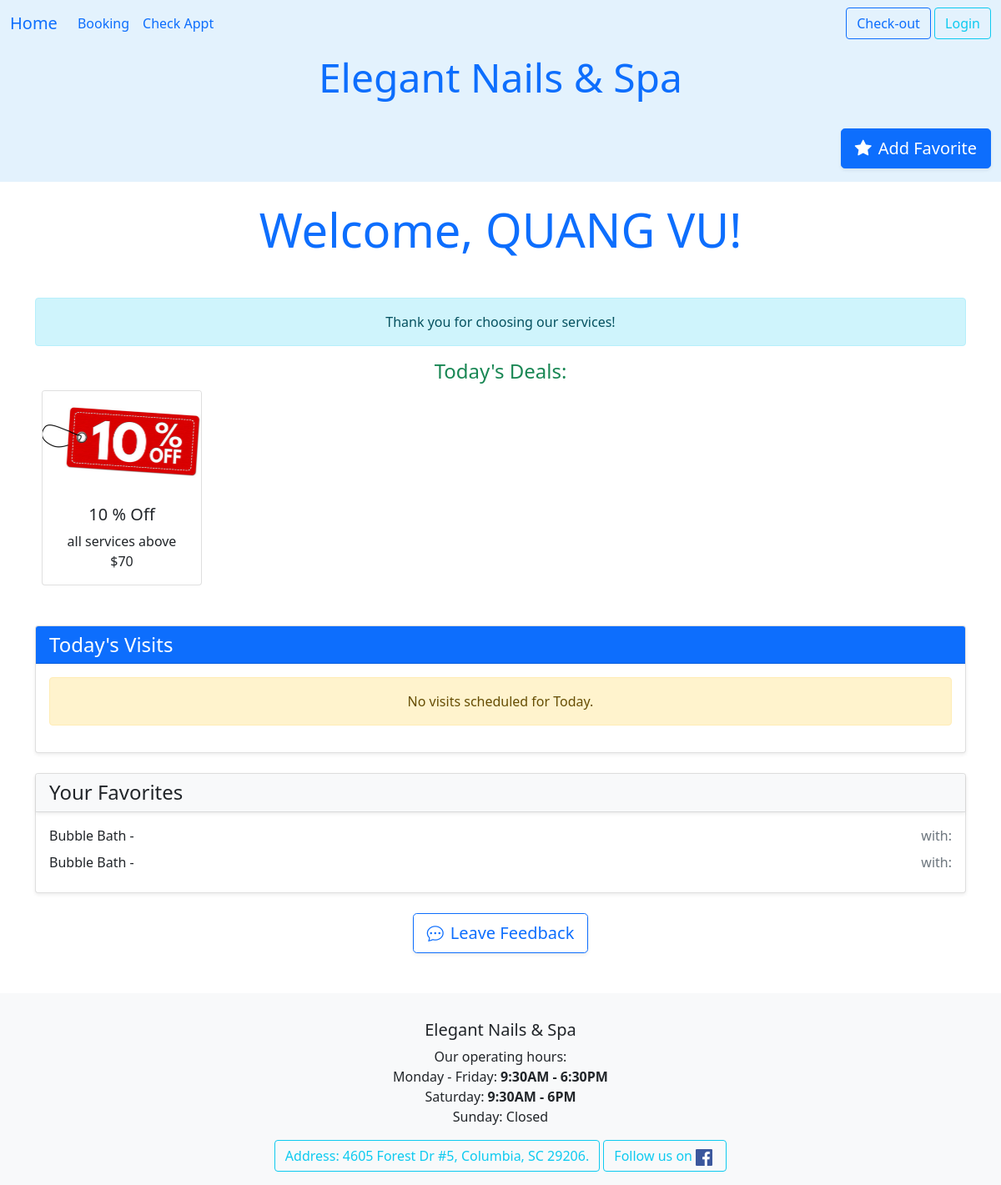
Screenshot of /ledger/complimentary/26/here/ with the database file from the repository.
### ledger/models.py (models this page shows, shortened)
class Khach(models.Model):
    class Status(models.TextChoices):
        online = "Confirmed"
        anyone = "Anyone"
        cancel = "Cancel"
    full_name = models.CharField(max_length=25, validators=[MinLengthValidator(5)])
    phone = PhoneNumberField()
    email = models.EmailField(max_length=50, null=True, blank=True, help_text="Enter your email for booking confirmations.")
    technician = models.ForeignKey(Technician, on_delete=models.SET_NULL, null=True, blank=True, related_name='khachs')
    points = models.PositiveIntegerField(default=0)
    first_comes = models.DateTimeField(editable=False,auto_now_add=True)
    desc = models.TextField(max_length=250,blank=True, null=True)
    services = models.ManyToManyField("Service", blank=True, related_name="khachs")
    status = models.CharField(choices=Status.choices, max_length=20, default=Status.online, help_text="Choose anyone as an alternate!")
    day_comes = models.DateField()
    time_at = models.TimeField()
    tag = models.CharField(max_length=20, null=True, blank=True)
    birthday = models.DateField(null=True, blank=True)
    upset_button = models.BooleanField(default=False)
    history = HistoricalRecords()
    class Meta:
        unique_together = ('full_name','phone',)
        ordering = ['full_name','-day_comes']
    def get_future_visit(self):
        today = datetime.date.today()
        return self.khachvisits.filter(
            models.Q(day_comes=today, time_at__gt=timezone.now().time()) | models.Q(day_comes__gt=today))
    def get_today_visits(self):
        return self.khachvisits.filter(day_comes=datetime.date.today())
    def get_chat_url(self):
        return reverse("ledger:chat_room", kwargs={'pk':self.pk})

class Complimentary(models.Model):
    class Category(models.TextChoices):
        drink = "Drink"
        snack = "Snack"
        gift = "Gift"
    title = models.CharField(max_length=50, validators=[MinLengthValidator(2)])
    description = models.TextField(max_length=500, null=True, blank=True)
    photo = models.ImageField(upload_to='complimentaries/', null=True, blank=True, help_text="Upload a photo for the complimentary item.")
    is_available = models.BooleanField(default=True, help_text="Is this complimentary available for clients?")
    owner = models.ForeignKey(settings.AUTH_USER_MODEL, on_delete=models.CASCADE, related_name="complimentaries")
    category = models.CharField(choices=Category.choices, max_length=20, default=Category.drink, help_text="Choose a category for the complimentary item.")
    class Meta:
        unique_together = ('title', 'category')

class ClientFavorite(models.Model):
    client = models.ForeignKey(Khach, on_delete=models.CASCADE, related_name="favorites")
    created_at = models.DateTimeField(auto_now_add=True)
    color = models.ForeignKey(OpiColor, on_delete=models.SET_NULL, null=True, blank=True, related_name="favorite_clients", help_text="Optional color for the favorite.")
    note = models.TextField(max_length=250, null=True, blank=True, help_text="Optional note for the favorite.")

class OpiColor(models.Model):
    name = models.CharField(max_length=42, validators=[MinLengthValidator(2)])
    hex_code = models.CharField(max_length=7, help_text="Hex code for the color (e.g., #FF5733)")
    class Meta:
        unique_together = ('name', 'hex_code')
    def __str__(self):
        return self.name

### ledger/complimentary.py (the view)
# urls.py: path('ledger/complimentary/<int:pk>/here/', complimentary.IamHereView.as_view(), name='iam_here' ),
class IamHereView(View):
    template = 'complimentary/iam_here.html'
    def get(self, request, *args, **kwargs):
        gift = Complimentary.objects.filter(category=Complimentary.Category.gift, is_available=True)
        client = get_object_or_404(Khach, pk=kwargs['pk'])
        favorites = client.favorites.all()
        context = {
            'client': client,
            'favorites': favorites,
            'gift': gift,
        }
        return render(request, self.template, context)

### ledger/templates/complimentary/iam_here.html (shortened to what this page needs)
{% extends 'base.html' %}
{% load crispy_forms_tags %}
{% load crispy_forms_filters %}
{% block heading %}
    <div class="container my-4">
        <h1 class="display-4 text-center text-primary">Welcome, {{ client.full_name }}!</h1>
    </div>
{% endblock heading %}
{% block nutPhu %}
    <div class="container text-end my-3">
        <a href="{% url 'ledger:client_favorite' client.pk %}" class="btn btn-primary btn-lg shadow-sm">
            <i class="bi bi-star-fill me-2"></i>Add Favorite
        </a>
    </div>
{% endblock nutPhu %}
{% block content %}
<div class="container my-5">
    <div class="alert alert-info text-center" role="alert">
        Thank you for choosing our services!
    </div>
    <div class="text-center mb-4">
        {% if gift %}
            <h2 class="h4 text-success">Today's Deals:</h2>
            <div class="d-flex flex-nowrap overflow-auto">
            {% for item in gift %}
                <div class="col-md-3 mb-4 px-2">
                    <div class="card h-100" style="width: 12rem;">
                        <img src="{{ item.photo.url }}" class="card-img-top" alt="{{ item.title }}" style="height: 120px; object-fit: cover;">
                        <div class="card-body d-flex flex-column">
                            <h5 class="card-title">{{ item.title | title }}</h5>
                            <span> {{ item.description }} </span>
                        </div>
                    </div>
                </div>
            {% endfor %}
            </div>
        {% endif %}
    </div>
    <div class="card shadow-sm mb-4">
        <div class="card-header bg-primary text-white">
            <h2 class="h4 mb-0">Today's Visits</h2>
        </div>
        <div class="card-body">
            {% if client.get_today_visits %}
                <h3 class="fs-4 text-secondary">Your visit with:</h3>
                    {% for visit in client.get_today_visits %}
                        <form action="{% url 'payment:multi_checkout_session' %}" method="post">
                            {% csrf_token %}
                        <div class="mb-3">
                            <ul class="list-group list-group-flush">
                                <li class="list-group-item"><strong>Technician:</strong> {{ visit.technician | title }}</li>
                                {% for service in visit.services.all %}
                                    <li class="list-group-item d-flex justify-content-between align-items-center">
                                        {{ service | title }}
                                        <input type="hidden" name="service_ids" value="{{ service.id }}">
                                        <span class="badge bg-warning rounded-pill">{{ service.price }}</span>
                                    </li>
                                {% endfor %}
                            </ul>
                        </div>
                        <input type="hidden" name="technician_id" value="{{ visit.technician.id }}">
                        <input type="hidden" name="client_visit_id" value="{{ visit.id }}">
                        {% if not visit.isPaid %}
                        <button type="submit" class="btn btn-primary mt-3">Proceed to Checkout</button>
                        {% else %}
                        <li class="d-flex justify-content-between align-items-center">
                        <span></span>
                        <span class="text-success">Services with {{ visit.technician | title }} have been paid.</span>
                        </li>
                        {% endif %}
                        </form>
                    {% endfor %}
            {% else %}
                <div class="alert alert-warning text-center" role="alert">
                    No visits scheduled for Today.
                </div>
            {% endif %}
        </div>
    </div>
    <div class="card shadow-sm mb-4">
        <div class="card-header bg-light shadow-sm">
            <h2 class="h4 mb-0">Your Favorites</h2>
        </div>
        <div class="card-body">
            {% for favorite in favorites %}
                <div class="d-flex justify-content-between align-items-center mb-2">
                    <span>{{ favorite.color | title }} - {{ favorite.note }}</span>
                    <span class="text-muted">with: {{ favorite.technician | title }}</span>
                </div>
            {% empty %}
                <div class="alert alert-info text-center" role="alert">
                    No favorites added yet.
                </div>
            {% endfor %}
        </div>
    </div>
    <div class="text-center my-4">
        <a href="{{ client.get_chat_url }}" class="btn btn-outline-primary btn-lg shadow-sm">
            <i class="bi bi-chat-dots me-2"></i>Leave Feedback
        </a>
    </div>
</div>
{% endblock content %}

### rows the page displays
Khach: full_name "QUANG VU"
Complimentary: photo (picture), title "10 % Off", description "all services above $70"
ClientFavorite: color "Bubble Bath"
ClientFavorite: color "Bubble Bath"
